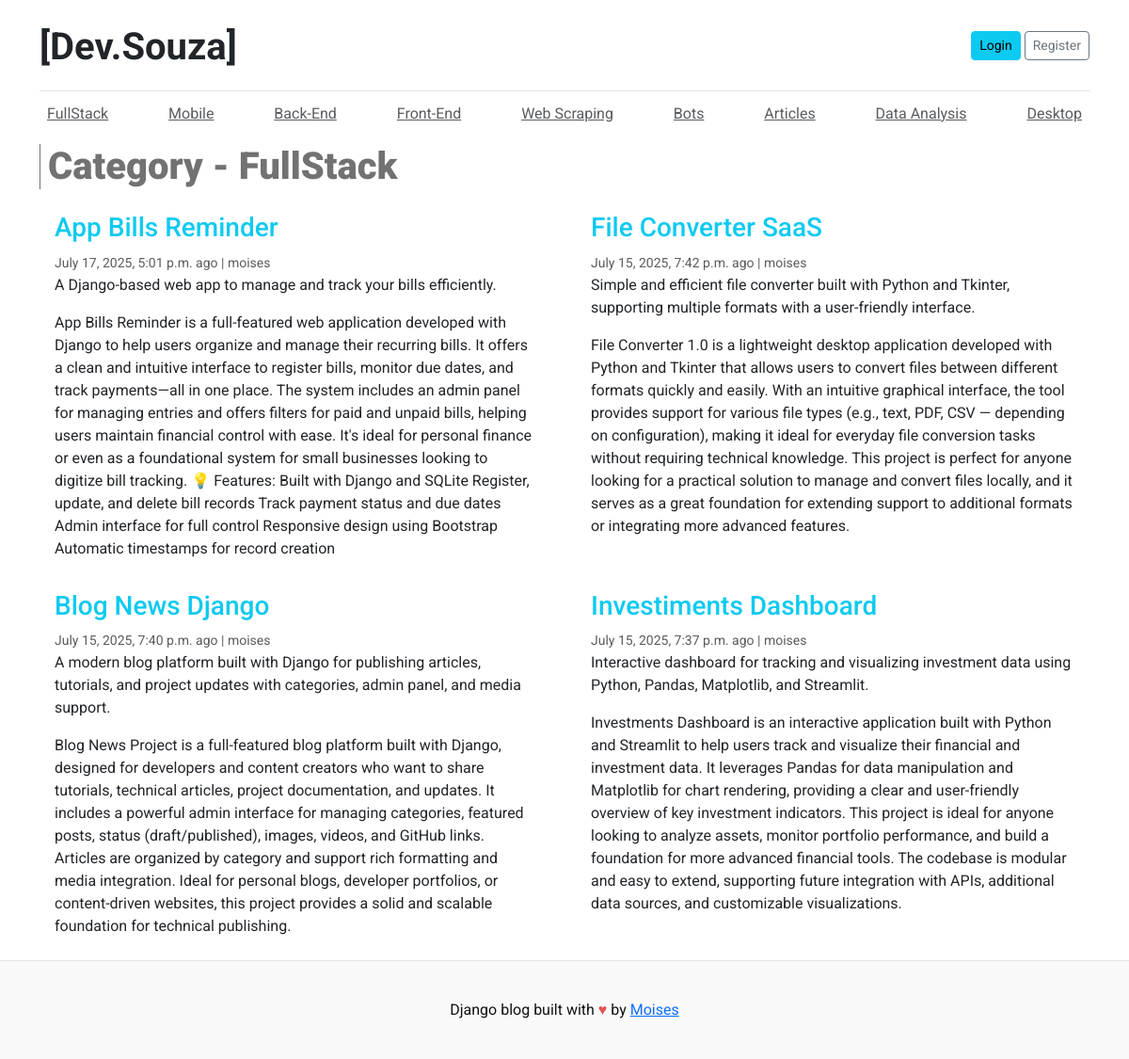
The app's page /category/2/ with its own data.
### blog_projects/models.py (models this page shows, shortened)
class Category(models.Model):
    category_name = models.CharField(max_length=100)
    updated_at = models.DateTimeField(auto_now=True)
    created_at = models.DateTimeField(auto_now_add=True)
    class Meta:
        verbose_name_plural = "categories"

class Blog(models.Model):
    title = models.CharField(max_length=200)
    slug = models.SlugField(max_length=200, unique=True)
    category = models.ForeignKey(Category, on_delete=models.CASCADE)
    author = models.ForeignKey(User, on_delete=models.CASCADE)
    technologies = models.CharField(max_length=200)
    video = models.FileField(upload_to='projects/videos/', blank=True, null=True)
    image = models.ImageField(upload_to='uploads/%Y/%m/%d')
    short_description = models.TextField(max_length=500)
    blog_body = models.TextField(max_length=2000)
    status = models.CharField(max_length=20,choices=STATUS_CHOICES, default='Draft')
    url_demo_live = models.CharField(blank=True, null=True)
    url_github = models.URLField(max_length=255,blank=True, null=True)
    is_featured = models.BooleanField(default=False)
    created_at = models.DateTimeField(auto_now_add=True)
    updated_at = models.DateTimeField(auto_now=True)
    class Meta:
        verbose_name_plural = "blogs"
        ordering = ['-created_at']  # Order by creation date descending

### blog_projects/views.py (the view)
# urls.py: path('category/<int:category_id>/', views.posts_by_category, name='posts_by_category'),
def posts_by_category(request, category_id):
    categories = Category.objects.all()
    category = Category.objects.get(id=category_id)
    blogs = Blog.objects.filter(category=category, status='Published')
    context = {
        'blogs': blogs,
        'category': category.category_name,
        'categories': categories,
        'selected_category': category,
    }
    return render(request, 'posts_by_category.html', context)

### templates/posts_by_category.html (shortened to what this page needs)
{% extends "base.html" %}
{% load static %}
{% block content %}
<h1 class="container-container">Category - {{ category }}</h1>
<div class="row mb-2">
{% if blogs%}
  {% for post in blogs %}
    <div class="col-md-6">
      <div class="card border-0" >
        <div class="card-body">
          <a href="{% url 'post_detail' post.slug %}" style="text-decoration:none;"><h3 class="text-info">{{ post.title }}</h3></a>
          <small class="mb-1 text-muted">{{post.created_at}} ago | {{post.author}}</small>
          <p class="card-text">{{ post.short_description }}</p>
          <p class="card-text">{{ post.blog_body }}</p>
        </div>
      </div>
    </div>
  {% endfor %}
{% else %}
    <div class="col-md-12">
        <div class="alert alert-info" role="alert">
        No posts available in this category.
        </div>
    </div>
    {% endif %}
    </div>
</div>
{% endblock %}

### templates/base.html (shortened to what this page needs)
{% load static %}
<!DOCTYPE html>
<html lang="en">
<head>
    <link href="https://cdn.jsdelivr.net/npm/bootstrap@5.3.0/dist/css/bootstrap.min.css" rel="stylesheet">
    <link href="https://cdn.jsdelivr.net/npm/bootstrap-icons@1.10.5/font/bootstrap-icons.css" rel="stylesheet">
    <link href="https://cdn.jsdelivr.net/npm/bootstrap@5.3.0/dist/css/bootstrap.min.css" rel="stylesheet">
    <link rel="stylesheet" href="https://cdn.jsdelivr.net/npm/bootstrap-icons@1.11.3/font/bootstrap-icons.css">
    <link rel="stylesheet" href="{% static 'css/style.css' %}">
  </head>
<body>
    <div class="container">
      <header class="blog-header py-3">
        <div class="row flex-nowrap justify-content-between align-items-center">
          <div class="col-8 pt-1">
            <a class="fw-bold blog-header-logo text-dark" href="{% url 'home' %}" style="text-decoration:none;">[Dev.Souza]</a>
          </div>
          <div class="col-4 d-flex justify-content-end align-items-center">
            <a class="btn btn-sm btn-info" href="#">Login</a> &nbsp;
            <a class="btn btn-sm btn-outline-secondary" href="#">Register</a>
          </div>
        </div>
      </header>
      <div class="nav-scroller py-1 mb-2">
        <nav class="nav d-flex justify-content-between">
          {% for cat in categories %}
          <a id="navbar" class="p-2 text-muted" href="{% url 'posts_by_category' cat.id %}">{{ cat.category_name }}</a>
          {% endfor %}
        </nav>
      </div>
{% block content %}
{% endblock %}
<footer id="blog-footer" class="blog-footer">
  <p>Django blog built with <span style="color: #e25555;">&hearts;</span> by <a href="https://github.com/LinuxEater" target="_blank">Moises</a></p>
</footer>
</body>
</html>

### blog_main/static/css/style.css (style rules this page uses)
body { font-family: 'Roboto'!important; }
.blog-header { border-bottom: 1px solid #e5e5e5; }
.blog-header-logo { font-family: "Roboto", Georgia, "Times New Roman", serif; font-size: 2.50rem; }
h1, h2, h3, h4, h5, h6 { font-family: "Roboto", Georgia, "Times New Roman", serif; }
.blog-footer { padding: 2.5rem 0; color: #131212; text-align: center; background-color: #f9f9f9; border-top: .05rem solid #e5e5e5; }
.blog-footer p:last-child { margin-bottom: 0; }
.container-container,#posts-card { color: #727272; font-family: 'Roboto', sans-serif; font-weight: 1000; border-left: #727272 solid 0.1rem; padding-left: 0.5rem; }
#navbar { transition: all 0.5s ease-in-out; }

### records on screen
Category: category_name "FullStack"
Category: category_name "Mobile"
Category: category_name "Back-End"
Category: category_name "Front-End"
Category: category_name "Web Scraping"
Category: category_name "Bots"
Category: category_name "Articles"
Category: category_name "Data Analysis"
Category: category_name "Desktop"
Blog: title "App Bills Reminder", created_at "July 17, 2025, 5:01 p.m.", author "moises", short_description "A Django-based web app to manage and track your bills efficiently.", blog_body "App Bills Reminder is a full-featured web application developed with Django to help users organize and manage their recurring bills. It offers a clean and intuitive interface to register bills, monitor due dates, and track payments—all in one place. The system includes an admin panel for managing entries and offers filters for paid and unpaid bills, helping users maintain financial control with ease. It's ideal for personal finance or even as a foundational system for small businesses looking to digitize bill tracking. 💡 Features: Built with Django and SQLite Register, update, and delete bill records Track payment status and due dates Admin interface for full control Responsive design using…"
Blog: title "File Converter SaaS", created_at "July 15, 2025, 7:42 p.m.", author "moises", short_description "Simple and efficient file converter built with Python and Tkinter, supporting multiple formats with a user-friendly interface.", blog_body "File Converter 1.0 is a lightweight desktop application developed with Python and Tkinter that allows users to convert files between different formats quickly and easily. With an intuitive graphical interface, the tool provides support for various file types (e.g., text, PDF, CSV — depending on configuration), making it ideal for everyday file conversion tasks without requiring technical knowledge. This project is perfect for anyone looking for a practical solution to manage and convert files locally, and it serves as a great foundation for extending support to additional formats or integrating more advanced features."
Blog: title "Blog News Django", created_at "July 15, 2025, 7:40 p.m.", author "moises", short_description "A modern blog platform built with Django for publishing articles, tutorials, and project updates with categories, admin panel, and media support.", blog_body "Blog News Project is a full-featured blog platform built with Django, designed for developers and content creators who want to share tutorials, technical articles, project documentation, and updates. It includes a powerful admin interface for managing categories, featured posts, status (draft/published), images, videos, and GitHub links. Articles are organized by category and support rich formatting and media integration. Ideal for personal blogs, developer portfolios, or content-driven websites, this project provides a solid and scalable foundation for technical publishing."
Blog: title "Investiments Dashboard", created_at "July 15, 2025, 7:37 p.m.", author "moises", short_description "Interactive dashboard for tracking and visualizing investment data using Python, Pandas, Matplotlib, and Streamlit.", blog_body "Investments Dashboard is an interactive application built with Python and Streamlit to help users track and visualize their financial and investment data. It leverages Pandas for data manipulation and Matplotlib for chart rendering, providing a clear and user-friendly overview of key investment indicators. This project is ideal for anyone looking to analyze assets, monitor portfolio performance, and build a foundation for more advanced financial tools. The codebase is modular and easy to extend, supporting future integration with APIs, additional data sources, and customizable visualizations."
